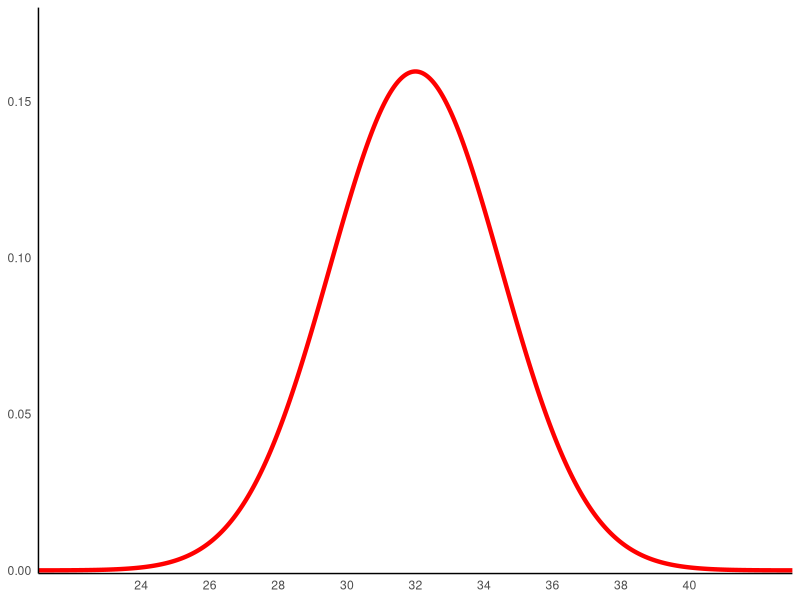
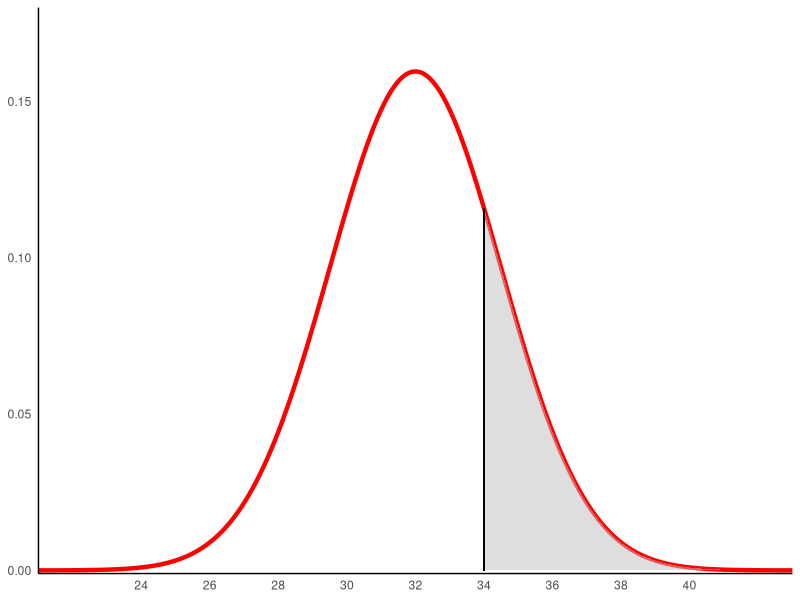
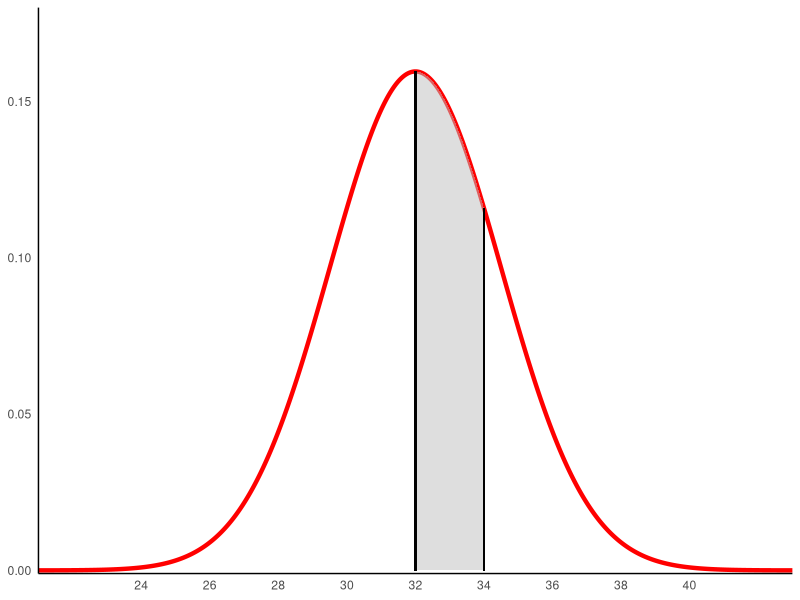
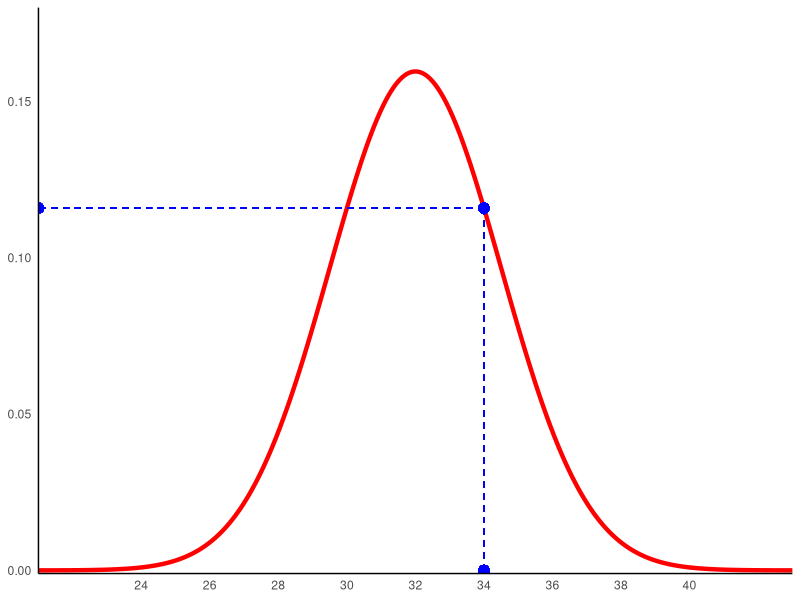
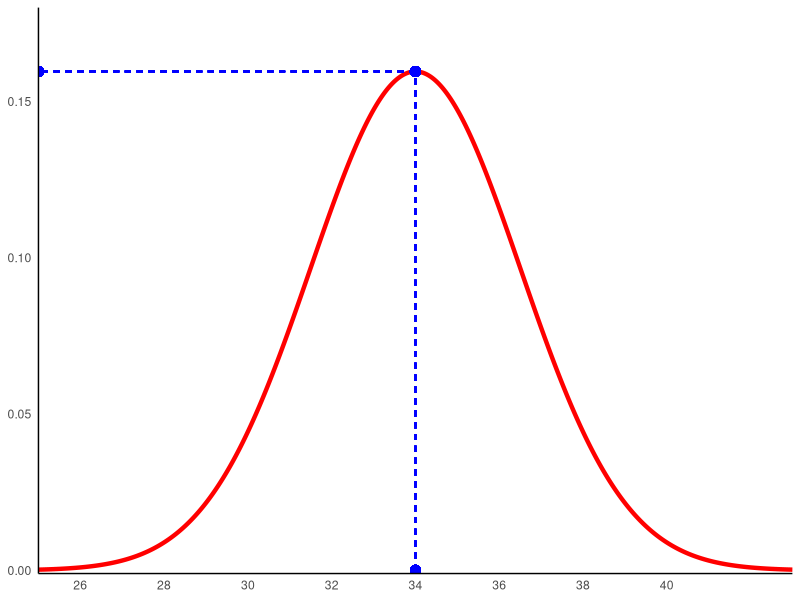
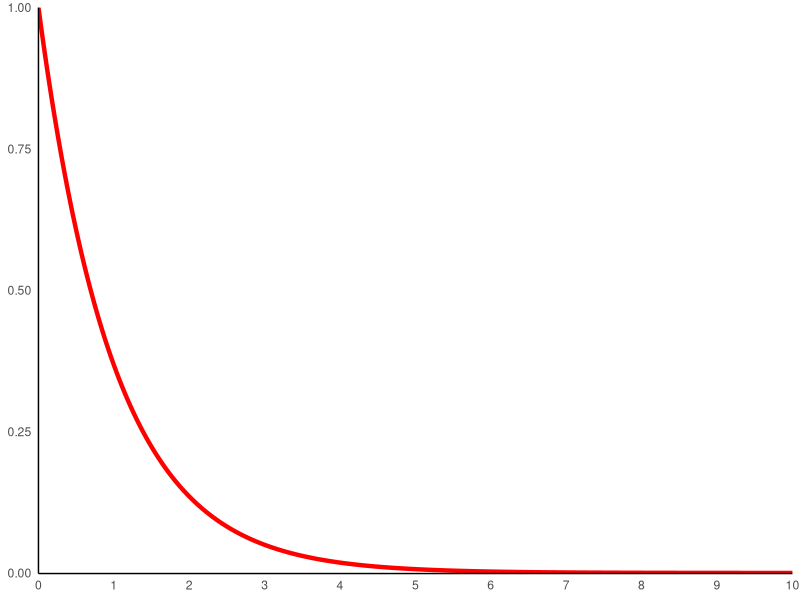
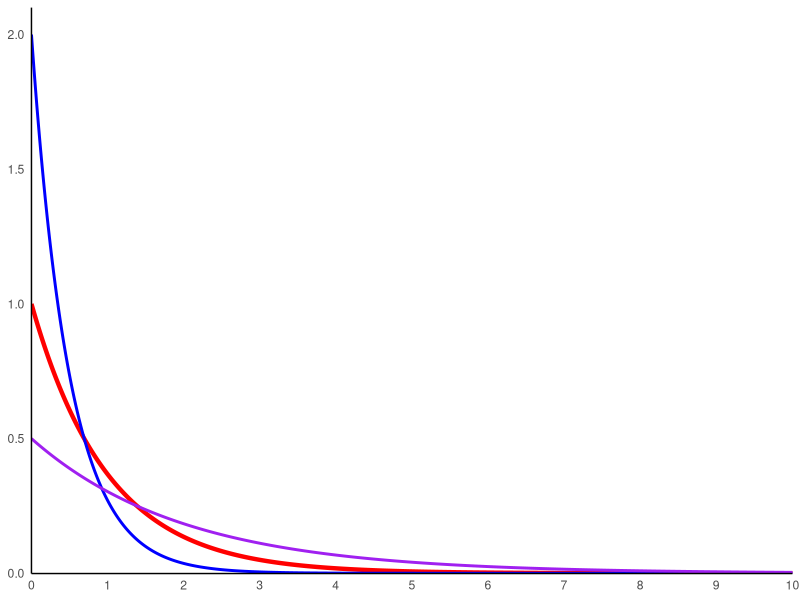
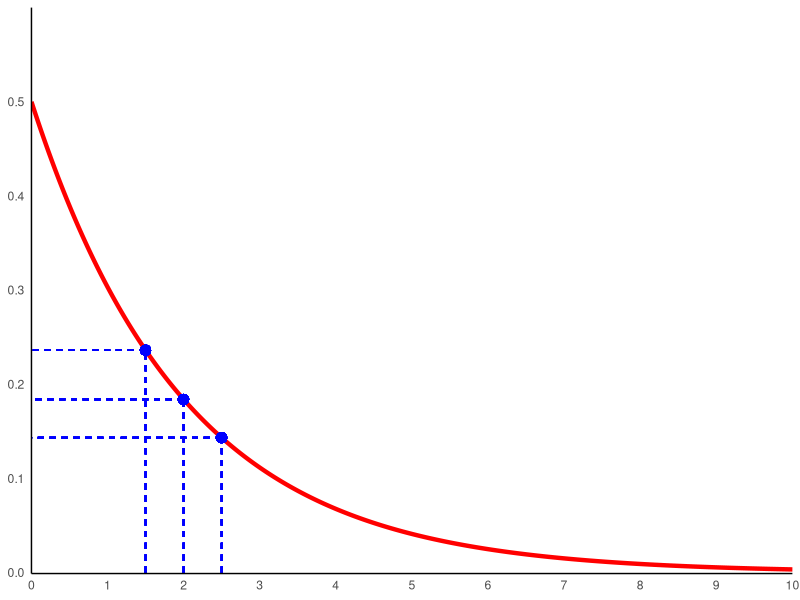

The R source for these figures, in order:
## ---- chunk 1
library(tidyverse)
## ---- chunk 2
esp<-32
et<-2.5
dat<-data.frame(x=seq(21,43,0.01),
                y=dnorm(seq(21,43,0.01),mean=esp,sd=et))
## ---- chunk 3
g1<-ggplot(data=dat,aes(x=x,y=y))+
  geom_line(color='red',linewidth=1.5)+
  scale_x_continuous(breaks=seq(24,40,2))+
  coord_cartesian(expand=FALSE, ylim=c(-0.001,0.18))+
  theme_minimal()+
  theme(
    axis.title = element_blank(),
    axis.line = element_line(color='black'),
    panel.grid = element_blank()
  )
g1
## ---- chunk 4
zone <- rbind(c(34,0), subset(dat, x > 34))
g1+
  geom_polygon(data =zone , aes(x=x, y=y),fill="grey",alpha=0.5)+
  geom_segment(aes(x = 34, y = 0, xend = 34, yend = dnorm(34,mean=32,sd=2.5)))
## ---- chunk 5
1-pnorm(34,mean=32,sd=2.5)
## ---- chunk 6
zone_1 <- rbind(c(32,0), subset(dat, x > 32 & x<34),c(34,0))
g1+
  geom_polygon(data =zone_1 , aes(x=x, y=y),fill="grey",alpha=0.5)+
  geom_segment(aes(x = 32, y = 0, xend = 32, yend = dnorm(32,mean=32,sd=2.5)))+
  geom_segment(aes(x = 34, y = 0, xend = 34, yend = dnorm(34,mean=32,sd=2.5)))
## ---- chunk 7
round(pnorm(34,mean=32,sd=2.5)-pnorm(32,mean=32,sd=2.5),digits=2)
## ---- chunk 8
g1+
  geom_point(aes(x=34,y=0),size=3,color='blue')+
  geom_point(aes(x=34,y=dnorm(34,mean=32,sd=2.5)),size=3,color='blue')+
  geom_point(aes(x=21,y=dnorm(34,mean=32,sd=2.5)),size=3,color='blue')+
  geom_segment(aes(x=34,y=0,xend=34,yend=dnorm(34,mean=32,sd=2.5)),
               color='blue',linetype='dashed')+
  geom_segment(aes(x=34,y=dnorm(34,mean=32,sd=2.5),
                   xend=21,yend=dnorm(34,mean=32,sd=2.5)),
               color='blue',linetype='dashed')
## ---- chunk 9
1/(2.5*sqrt(2*pi))*exp(-0.5*((34-32)/2.5)^2)
## ---- chunk 10
dnorm(34,mean=32,sd=2.5)
## ---- chunk 11
esp<-34
et<-2.5
dat2<-data.frame(x=seq(25,43,0.01),
                 y=dnorm(seq(25,43,0.01),mean=esp,sd=et))
ggplot(data=dat2,aes(x=x,y=y))+
  geom_line(color='red',linewidth=1.5)+
  geom_point(aes(x=34,y=0),size=3,color='blue')+
  geom_point(aes(x=34,y=dnorm(34,mean=34,sd=2.5)),size=3,color='blue')+
  geom_point(aes(x=25,y=dnorm(34,mean=34,sd=2.5)),size=3,color='blue')+
  geom_segment(aes(x=34,y=0,xend=34,yend=dnorm(34,mean=34,sd=2.5)),
               color='blue',linetype='dashed')+
  geom_segment(aes(x=34,y=dnorm(34,mean=34,sd=2.5),
                   xend=25,yend=dnorm(34,mean=34,sd=2.5)),
               color='blue',linetype='dashed')+
  scale_x_continuous(breaks=seq(26,40,2))+
  coord_cartesian(expand=FALSE, ylim=c(-0.001,0.18))+
  theme_minimal()+
  theme(
    axis.title = element_blank(),
    axis.line = element_line(color='black'),
    panel.grid = element_blank()
  )
## ---- chunk 12
1/(2.5*sqrt(2*pi))*exp(-0.5*((34-34)/2.5)^2)
## ---- chunk 13
dnorm(34,mean=34,sd=2.5)
## ---- chunk 14
lamb<-1
dat_exp<-data.frame(x=seq(0,10,0.01),
                    y=dexp(seq(0,10,0.01),rate=lamb))
## ---- chunk 15
g_exp<-ggplot(data=dat_exp,aes(x=x,y=y))+
  geom_line(color='red',linewidth=1.5)+
  scale_x_continuous(breaks=seq(0,10,1))+
  coord_cartesian(expand=FALSE, ylim=c(-0.001,1))+
  theme_minimal()+
  theme(
    axis.title = element_blank(),
    axis.line = element_line(color='black'),
    panel.grid = element_blank()
  )
g_exp
## ---- chunk 16
dat_exp_2<-data.frame(x=seq(0,10,0.01),
                     y=dexp(seq(0,10,0.01),rate=2))
dat_exp_05<-data.frame(x=seq(0,10,0.01),
                      y=dexp(seq(0,10,0.01),rate=0.5))
g_exp+
  geom_line(data= dat_exp_2,aes(x=x,y=y),color='blue',linewidth=1)+
  geom_line(data= dat_exp_05,aes(x=x,y=y),color='purple',linewidth=1)+
  coord_cartesian(expand=FALSE, ylim=c(-0.001,2.1))
## ---- chunk 17
lamb<-0.5
dat_exp<-data.frame(x=seq(0,10,0.01),
                    y=dexp(seq(0,10,0.01),rate=lamb))
## ---- chunk 18
ggplot(data=dat_exp,aes(x=x,y=y))+
  geom_line(color='red',linewidth=1.5)+
  geom_point(aes(x=2,y=dexp(2,rate=lamb)),size=3,color='blue')+
  geom_segment(aes(x=2,y=0,xend=2,yend=dexp(2,rate=lamb)),
               color='blue',linetype='dashed')+
  geom_segment(aes(x=2,y=dexp(2,rate=lamb),
                   xend=0,yend=dexp(2,rate=lamb)),
               color='blue',linetype='dashed')+
  geom_point(aes(x=2.5,y=dexp(2.5,rate=lamb)),size=3,color='blue')+
  geom_segment(aes(x=2.5,y=0,xend=2.5,yend=dexp(2.5,rate=lamb)),
               color='blue',linetype='dashed')+
  geom_segment(aes(x=2.5,y=dexp(2.5,rate=lamb),
                   xend=0,yend=dexp(2.5,rate=lamb)),
               color='blue',linetype='dashed')+
  geom_point(aes(x=1.5,y=dexp(1.5,rate=lamb)),size=3,color='blue')+
  geom_segment(aes(x=1.5,y=0,xend=1.5,yend=dexp(1.5,rate=lamb)),
               color='blue',linetype='dashed')+
  geom_segment(aes(x=1.5,y=dexp(1.5,rate=lamb),
                   xend=0,yend=dexp(1.5,rate=lamb)),
               color='blue',linetype='dashed')+
  scale_x_continuous(breaks=seq(0,10,1))+
  coord_cartesian(expand=FALSE, ylim=c(-0.001,0.6))+
  theme_minimal()+
  theme(
    axis.title = element_blank(),
    axis.line = element_line(color='black'),
    panel.grid = element_blank()
  )
## ---- chunk 19
(factorial(7)/(factorial(4)*factorial(7-4)))*0.5^4*(1-0.5)^(7-4)
## ---- chunk 20
dbinom(4,size=7,prob=0.5)
## ---- chunk 21
dat<-data.frame(p=seq(0,1,0.01),
                L=dbinom(4,7,prob=seq(0,1,0.01)))
ggplot(data=dat,aes(x=p,y=L))+
  geom_line(color='red',linewidth=1)+
  labs(y="Vraisemblance")+
  coord_cartesian(expand=FALSE,ylim=c(0,0.35))+
  theme_minimal()
## ---- chunk 22
ggplot(data=dat,aes(x=p,y=L))+
  geom_line(color='red',linewidth=1)+
  geom_segment(aes(x=4/7,xend=4/7,
                   y=0,
                   yend=dbinom(4,7,prob=4/7)),
               linetype='dashed',color='blue')+
  labs(y="Vraisemblance")+
  coord_cartesian(expand=FALSE,ylim=c(0,0.35))+
  theme_minimal()
